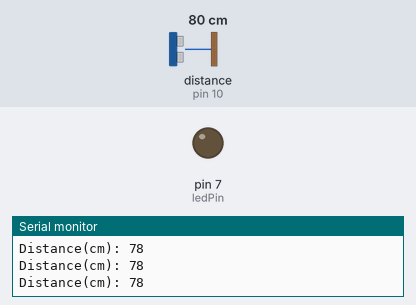
Recording of a sketch running on a simulated Arduino Uno, built with avr-gcc and run on an emulated ATmega328P. On the bench: output pins drawn as LEDs (lit = HIGH), the last lines printed to the serial monitor. Wiring (inferred from the names in the program): ultrasonic range finder: trigger pin 9; echo pin 10. Inputs (shaded band) come from the test bench; at power-on: distance to the obstacle (sensor on pin 10) 80 cm. The echo pulse lasts 58.3 µs per cm; pins used as bus, display or sensor lines are not drawn.

Above: at 1.2 s.
1.3 s: distance to the obstacle (sensor on pin 10) set to 12 cm
2.8 s: distance to the obstacle (sensor on pin 10) set to 9 cm
At 2.94 s:
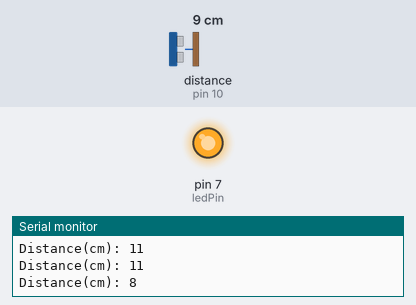
5.8 s: distance to the obstacle (sensor on pin 10) set to 18 cm
At 7.0 s:
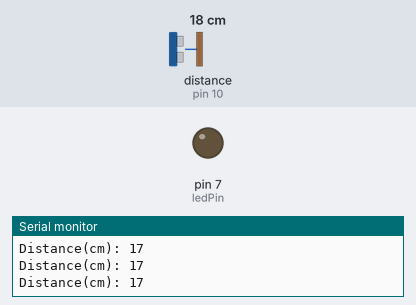
7.3 s: distance to the obstacle (sensor on pin 10) set to 2 cm
At 7.5 s:
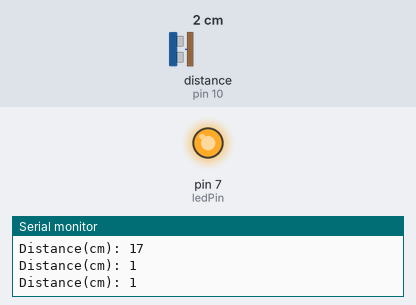
Timing chart, 0 to 10.3 s (numbered marks = the images above; inputs shaded):
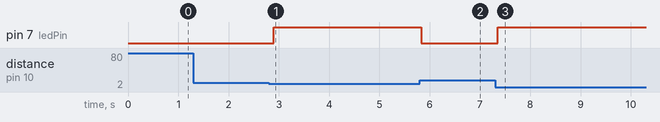

The sketch:

door_sensor.ino
```cpp
// defines pins numbers
const int trigPin = 9;
const int echoPin = 10;

//led indicator pin
const int ledPin = 7;

// defines variables
long duration;
int distance;


void setup() {
  pinMode(trigPin, OUTPUT); // Sets the trigPin as an Output
  pinMode(echoPin, INPUT); // Sets the echoPin as an Input
  pinMode(ledPin, OUTPUT); //Sets the ledPin as an Output
  Serial.begin(9600); // Starts the serial communication
  }

void loop() {
  digitalWrite(ledPin, LOW); //reset led

  // Clears the trigPin
  digitalWrite(trigPin, LOW);
  delayMicroseconds(2);

  // Sets the trigPin on HIGH state for 10 micro seconds
  digitalWrite(trigPin, HIGH);
  delayMicroseconds(10);
  digitalWrite(trigPin, LOW);

  // Reads the echoPin, returns the sound wave travel time in microseconds
  duration = pulseIn(echoPin, HIGH); //time in micro seconds

  // Calculating the distance
  distance= duration*0.034/2; //0.034 cm/micro second

  // Prints the distance on the Serial Monitor
  Serial.print("Distance(cm): ");
  Serial.println(distance);
  if(distance < 10){
    digitalWrite(ledPin, HIGH);
  }
  delay(100);
}
```

Measured:
- the behaviour switches between 11 and 10 cm on distance to the obstacle (sensor on pin 10) (found by bisection; images 0 and 1)
- after the input at 2.8 s, pin 7 (ledPin): LOW → HIGH after 0.09 s
- after the input at 5.8 s, pin 7 (ledPin): HIGH → LOW at once
- after the input at 7.3 s, pin 7 (ledPin): LOW → HIGH after 0.06 s
